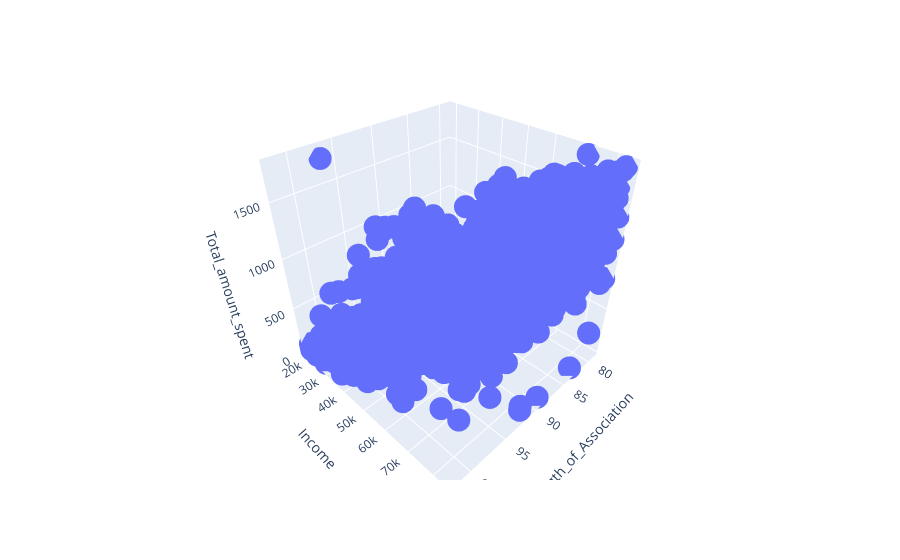

The notebook cell this image was saved under:
### Code cell
fig = px.scatter_3d(df, x='Length_of_Association', z='Total_amount_spent', y='Income')
fig.show()

### Figure 1 — Plotly figure (JSON) as saved in the notebook; plotly's stock layout.template omitted (floating-point values rounded to 4 significant figures; data arrays with more than 128 entries replaced by an {"elided": "..."} marker saying what was removed)
{"data": [{"hovertemplate": "Length_of_Association=%{x}<br>Income=%{y}<br>Total_amount_spent=%{z}<extra></extra>", "legendgroup": "", "marker": {"color": "#636efa", "symbol": "circle"}, "mode": "markers", "name": "", "scene": "scene", "showlegend": false, "type": "scatter3d", "x": {"elided": "2216 int values"}, "y": {"elided": "2216 float values"}, "z": {"elided": "2216 float values"}}], "layout": {"legend": {"tracegroupgap": 0}, "margin": {"t": 60}, "scene": {"domain": {"x": [0, 1], "y": [0, 1]}, "xaxis": {"title": {"text": "Length_of_Association"}}, "yaxis": {"title": {"text": "Income"}}, "zaxis": {"title": {"text": "Total_amount_spent"}}}}}
